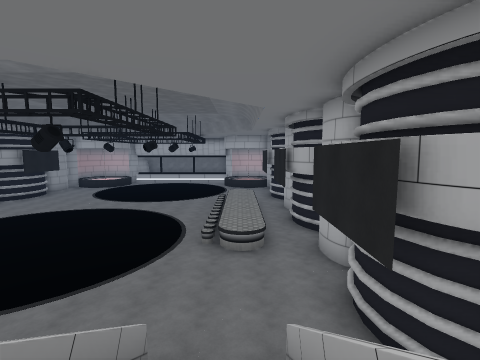
view 1 (above)

18 first-person views from a walk through a Unity game level. The camera is 1.2 m above the floor, tilts 6° down and sees 85° across. Doors are open. The floor is counted in squares, 2 m on a side. Each view is taken from the middle of a square. On the plan, view 1 faces up. The plan holds only what a view shows up to about 9 squares ahead; the rest is blank. The place goes on beyond the plan. The player character is not drawn. Some animated figures are not drawn. Some surface patterns are stand-ins.

view 2
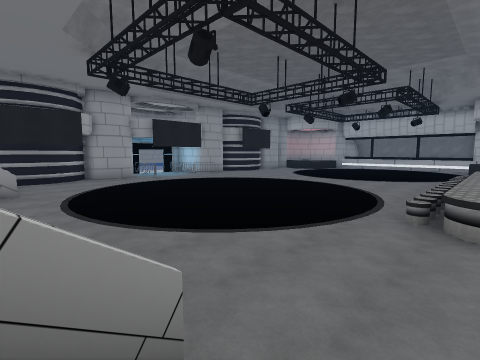

view 3
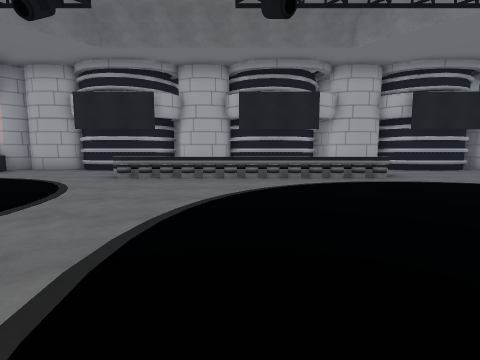

view 4
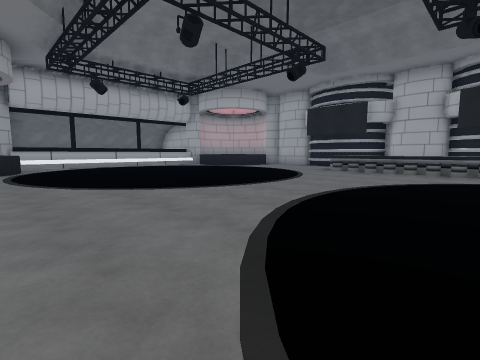

view 5
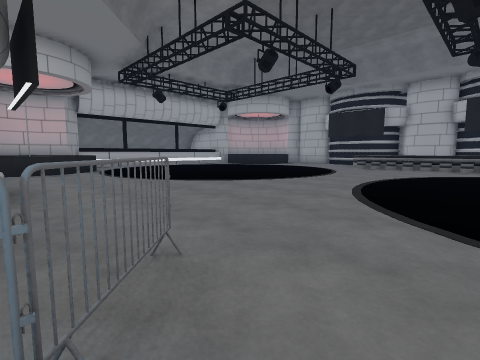

view 6
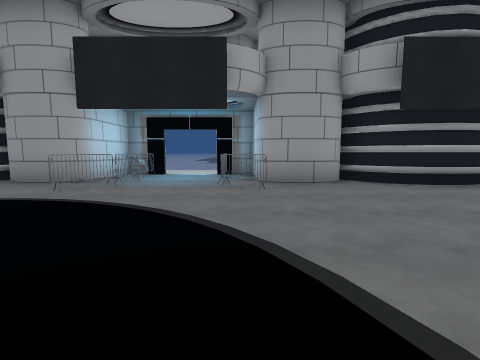

view 7
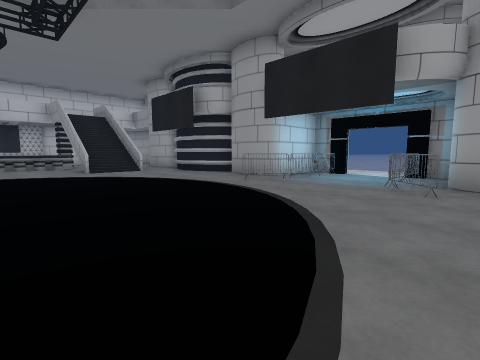

view 8
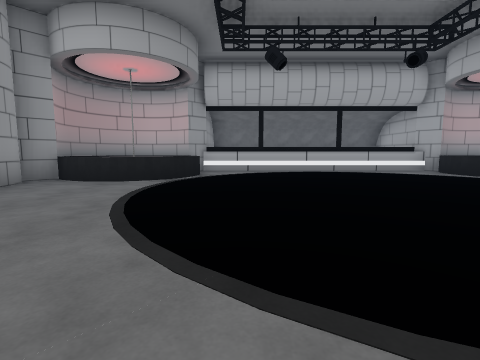

view 9
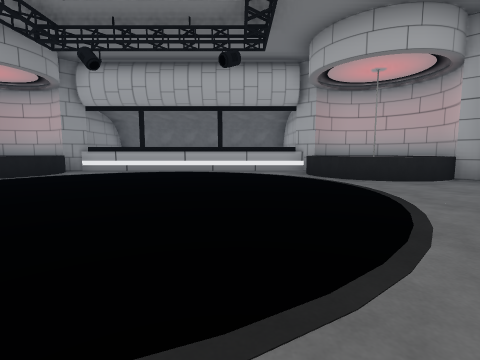

view 10
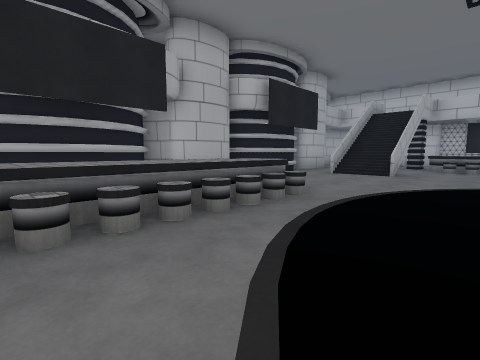

view 11
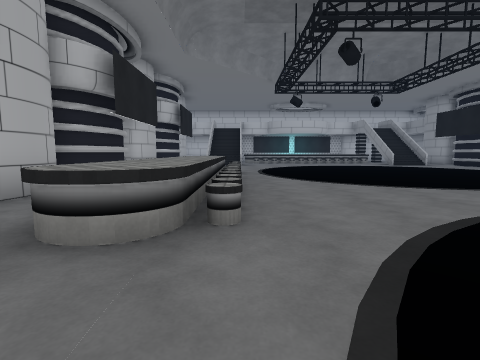

view 12
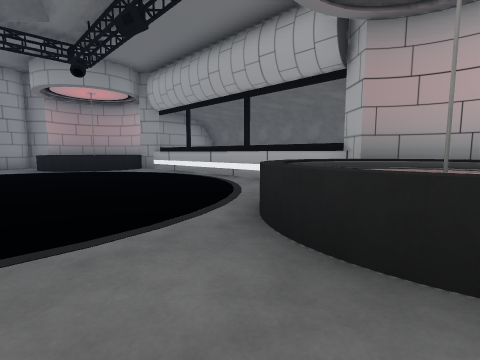

view 13
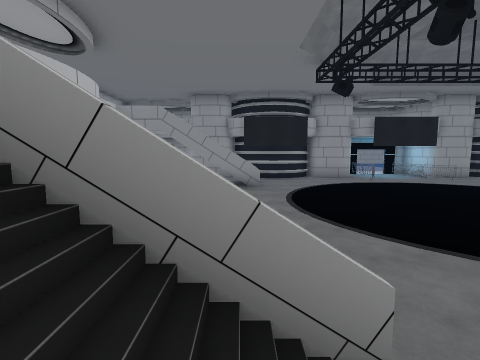

view 14
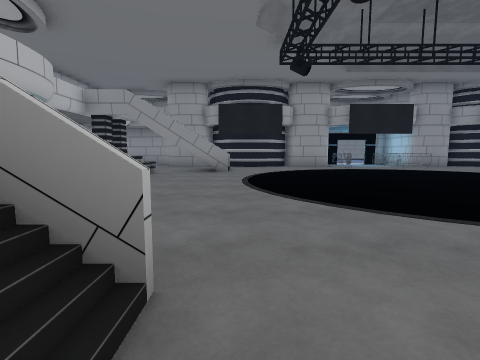

view 15
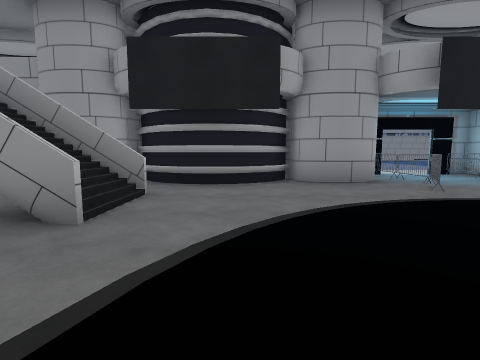

view 16
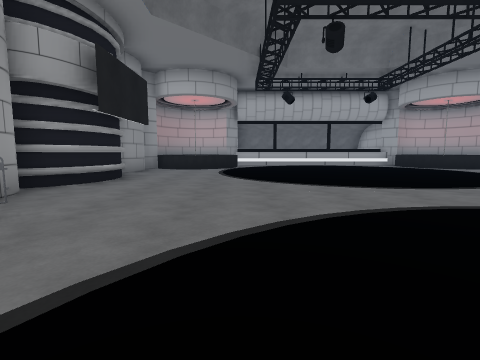

view 17
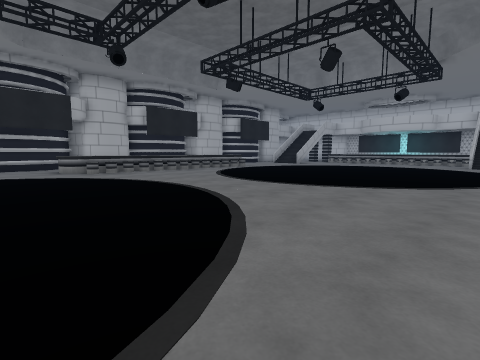

view 18
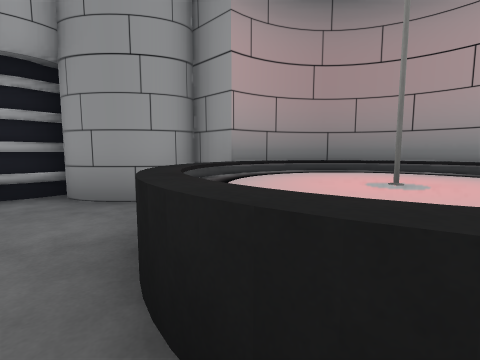

### Floor plan
Key: @ floor where view 1 was taken; # wall or solid block; x gap in a wall; . floor; / step, stairs or slope; D open door; = window, fence, low wall or low ledge; ^ raised ledge; P pole; B barrier; O other object.
Columns run from 15 left of view 1 to 3 right of it. Each row starts with its distance up from view 1.
 21     #^## #  # #^^#
 20    #^^^.......^^^^
 19    #^P^^.   ..^ P^
 18    #^^^.     ..^^^
 17    ##...      ...#
 16    ##..       ...#
 15     #...      ...#
 14     #....    ....#
 13    ##..... ...OO.#
 12    ##.........OO.#
 11     #.........OO #
 10 ..BBBB.... ...OO ##
  9 .DD.....    ..OO.##
  8 .DB.B...     .OO.##
  7   ###B.      .OO.##
  6     #..      ..O.#
  5    ##...    .....##
  4     #..... ......#
  3     #............#
  2    ###/#......#/.#
  1    ###/.... ..x/.
  0        OOO   OO@
 -1        =OOOOOO
 -2        #O    O

Where each view was taken, in squares from view 1:
view 1: 0 up, 0 right, facing up
view 2: 2 up, 0 right, facing up-left
view 3: 10 up, 7 left, facing right
view 4: 9 up, 9 left, facing up-right
view 5: 9 up, 11 left, facing up-right
view 6: 10 up, 6 left, facing left
view 7: 11 up, 6 left, facing down-left
view 8: 12 up, 7 left, facing up
view 9: 12 up, 3 left, facing up
view 10: 10 up, 3 left, facing down-right
view 11: 15 up, 1 left, facing down
view 12: 16 up, 1 right, facing up-left
view 13: 2 up, 0 right, facing left
view 14: 3 up, 0 right, facing left
view 15: 4 up, 6 left, facing left
view 16: 8 up, 8 left, facing up
view 17: 15 up, 9 left, facing down-right
view 18: 18 up, 8 left, facing left
